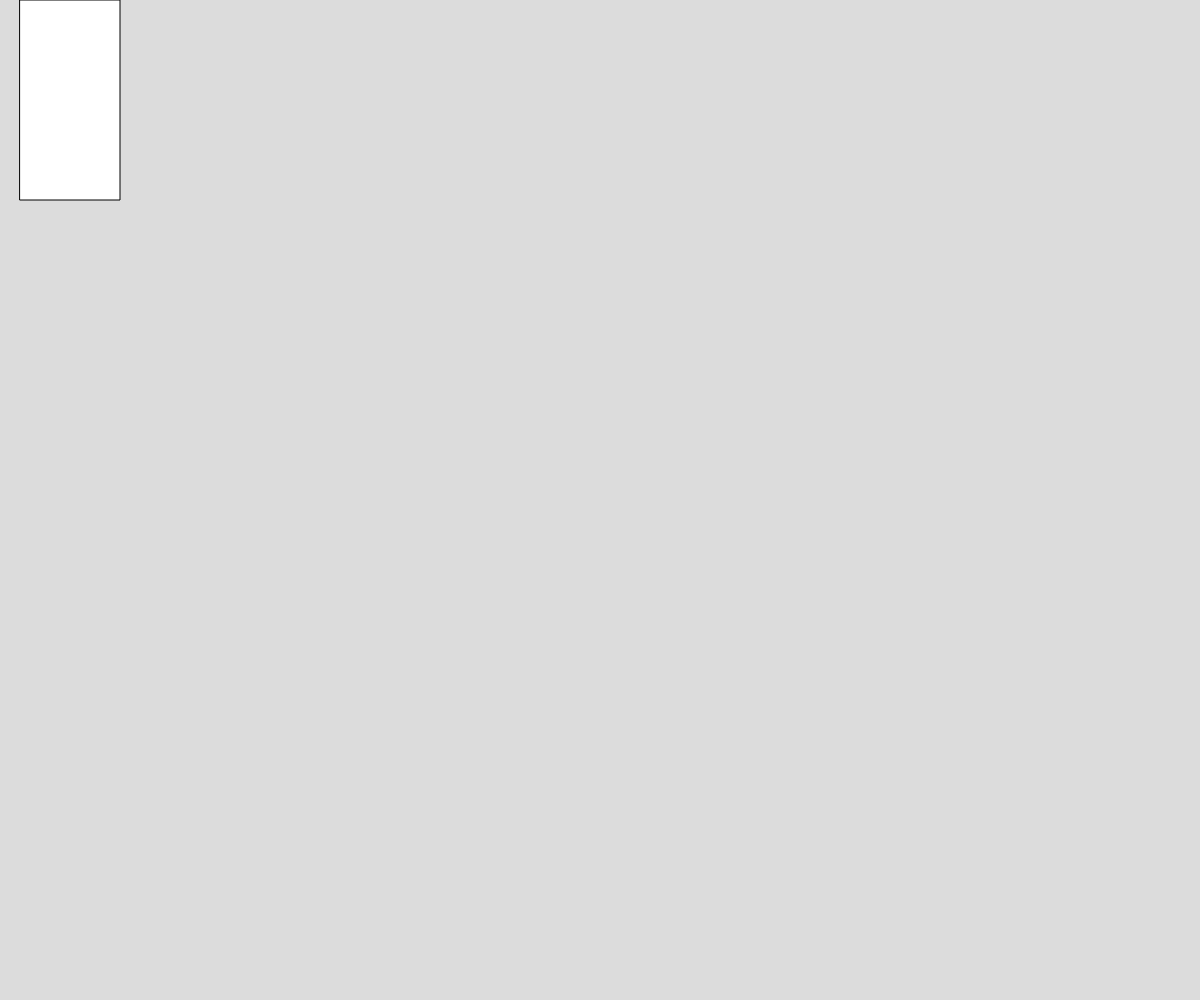
Frame 1 (no input)
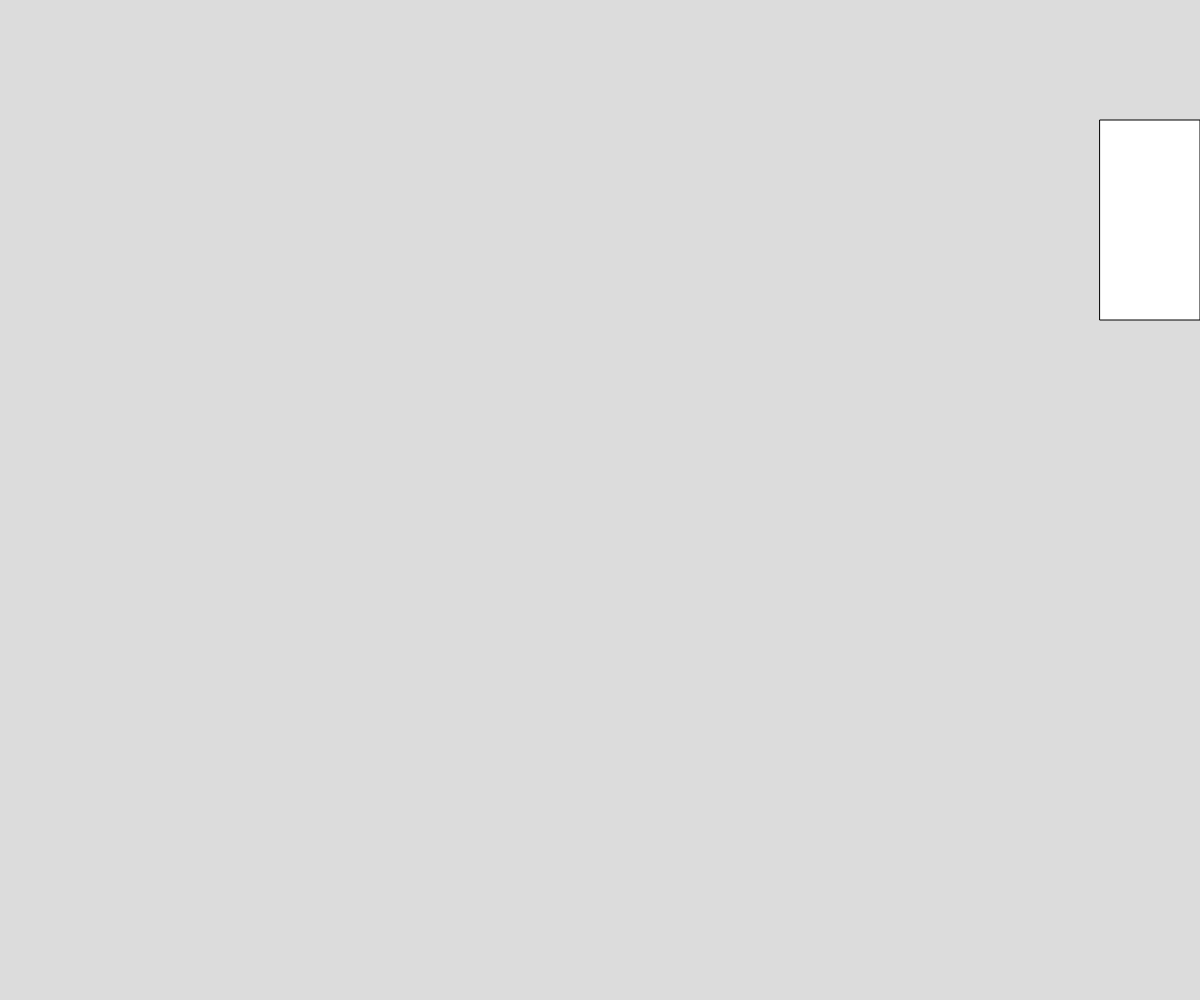
Frame 60 (no input)
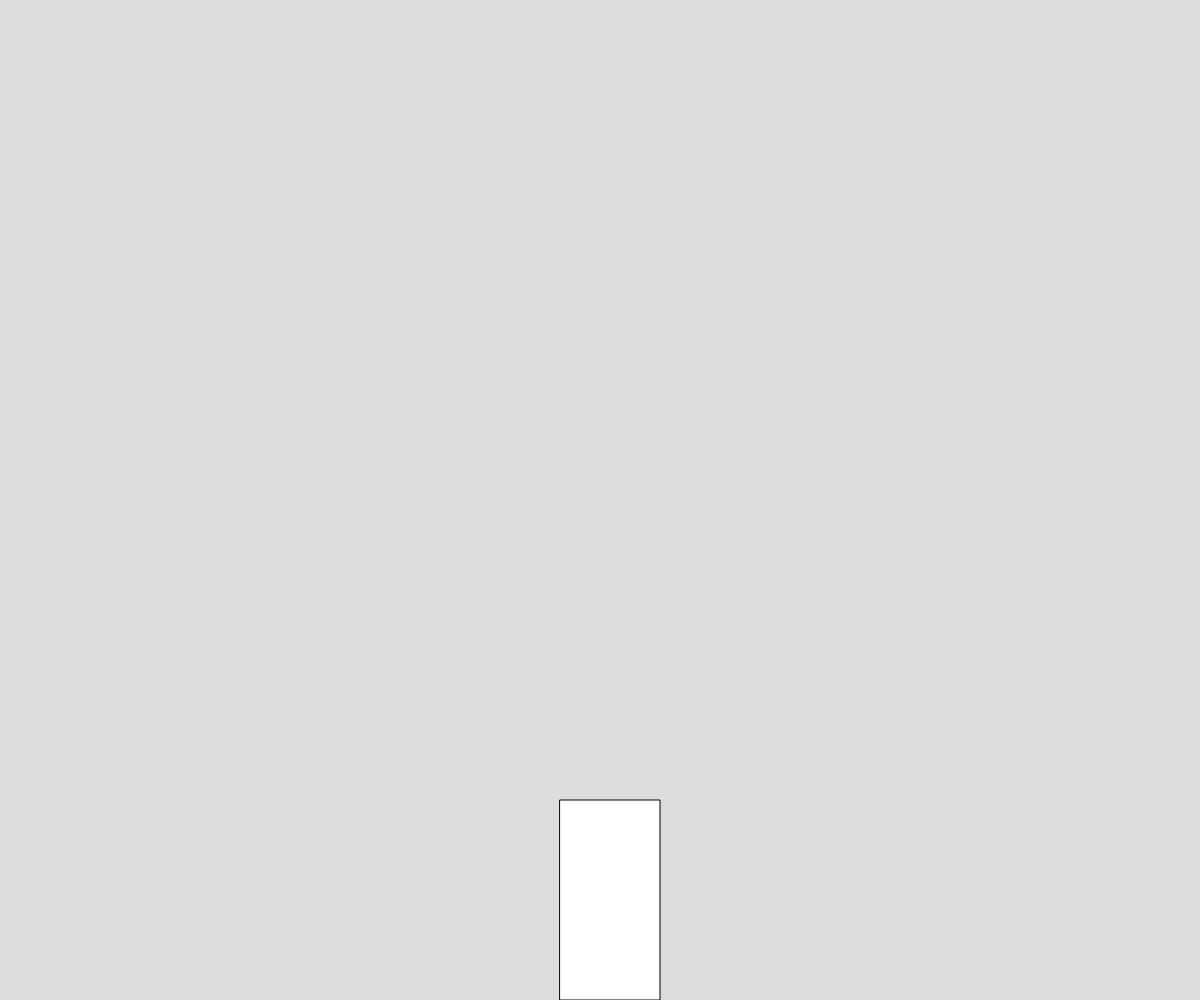
Frame 120 (the mouse pressed at the canvas centre since frame 60)

The p5.js sketch that drew these frames (run headless with seeded random() and noise() and a simulated clock; from frame 60 on, the mouse is pressed at the canvas centre):

// p5.js sketch
// ── sketch.js
// Insert Cool Demo Name
let x  = 0;
let y  = 0;
let w  = 100;
let h  = 200;
let s  = 20;
let state = "right";

async function setup() {
  createCanvas(windowWidth, windowHeight);
}

function draw() {
  background(220);

  updateSquare();
  drawSquare();
}

function updateSquare() {
  if (state === "right") {
    x += s;
    if (x + w >= width) {
      state = "down";
    }
  }

  if (state === "down") {
    y += s;
    if (y + h >= height) {
      state = "left";
    }
  }

  if (state === "left") {
    x -= s;
    if (x < 0) {
      state = "up";
    }
  }

  if (state === "up") {
    y -= s;
    if (y < 0) {
      state = "right";
    }
  }
}

function drawSquare() {
  rect(x,y,w,h);
}
